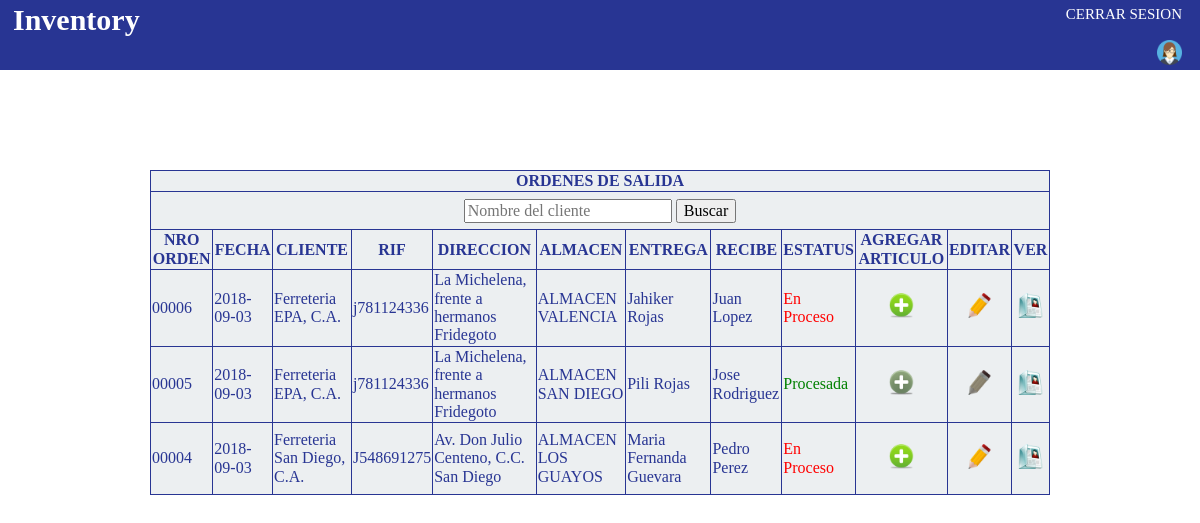
The app's page /listaOrdenesSalida.php with its own data.
### tables this page shows
CREATE TABLE IF NOT EXISTS `orden` (
  `id_orden` int(5) UNSIGNED ZEROFILL NOT NULL AUTO_INCREMENT,
  `tipo` varchar(30) NOT NULL,
  `fecha` date NOT NULL,
  `cliente_proveedor` varchar(30) NOT NULL,
  `rif` varchar(30) NOT NULL,
  `direccion` varchar(120) NOT NULL,
  `almacen` varchar(30) NOT NULL,
  `entrega` varchar(30) NOT NULL,
  `recibe` varchar(30) NOT NULL,
  `estatus` varchar(30) NOT NULL,
  PRIMARY KEY (`id_orden`)
);

### listaOrdenesSalida.php (the view, shortened to what this page needs)
<?php
	include('conexion.php');
	if ($_SESSION['sexo']=='masculino') {
		include('bannerM.php');
	} else {
		include('bannerF.php');
	}
	$sql="SELECT * FROM orden WHERE tipo='salida' ORDER BY id_orden DESC";
	$query=mysqli_query($link,$sql)or die(mysqli_error($link));
	$resultados=mysqli_num_rows($query);
?>
<!DOCTYPE html>
<html>
	<head>
		<link rel="stylesheet" type="text/css" href="css/normalize.css">
		<link rel="stylesheet" type="text/css" href="css/style.css">
	</head>
	<body>
		<table align="center" id="lista1" border="1">
			<tr>
				<th colspan="12">ORDENES DE SALIDA</th>
			</tr>
			<tr>
				<form method="post">
					<th colspan="12" height="35px"><input type="text" name="buscar" placeholder="Nombre del cliente">       <input type="submit" name="busqueda" value="Buscar"></th>
				</form>
			</tr>
			<tr>
				<th>NRO ORDEN</th>
				<th>FECHA</th>
				<th>CLIENTE</th>
				<th>RIF</th>
				<th>DIRECCION</th>
				<th>ALMACEN</th>
				<th>ENTREGA</th>
				<th>RECIBE</th>
				<th>ESTATUS</th>
				<th>AGREGAR ARTICULO</th>
				<th>EDITAR</th>
				<th>VER</th>
			</tr>
			<?php
				if ($resultados==0) { ?>
					<tr>
						<th colspan="12" style="color: red;"><?php echo "NO SE HAN REALIZADO ORDENES DE SALIDA"; ?></th>
					</tr><?php
				} else {
					if (isset($_POST['buscar']) && $_POST['buscar']!='') {
						$sql1="SELECT * FROM orden WHERE cliente_proveedor LIKE '$_POST[buscar] %' OR cliente_proveedor LIKE '% $_POST[buscar] %' OR cliente_proveedor LIKE '% $_POST[buscar]' OR cliente_proveedor LIKE '%$_POST[buscar]%'";
						$query1=mysqli_query($link,$sql1)or die(mysqli_error($link));
						$resultados1=mysqli_num_rows($query1);
						if ($resultados1==0) { ?>
							<tr>
								<th colspan="9" style="color: red;"><?php echo "NO HAY RESULTADOS DE LA BUSQUEDA"; ?></th>
							</tr><?php
						} else {
							while ($row1=mysqli_fetch_array($query1)) { ?>
								<tr>
									<td><?php echo $row1['id_orden']; ?></td>
									<td><?php echo $row1['fecha']; ?></td>
									<td><?php echo $row1['cliente_proveedor']; ?></td>
									<td><?php echo $row1['rif']; ?></td>
									<td><?php echo $row1['direccion']; ?></td>
									<td><?php echo $row1['almacen']; ?></td>
									<td><?php echo $row1['entrega']; ?></td>
									<td><?php echo $row1['recibe']; ?></td>
									<?php
										if ($row1['estatus']=='En Proceso') { ?>
											<td><p style="color: red"><?php echo $row1['estatus']; ?></p></td><?php
										} else { ?>
											<td><p style="color: green"><?php echo $row1['estatus']; ?></p></td><?php
										}
									?>
									<th><a href="inventarioSalida.php?pro=<?php print $row1[0] ?>"><img src="img/add-1-icon.png" id="modificar"></a></th>
									<th><a href="editarOrdenSalida.php?pro=<?php print $row1[0] ?>"><img src="img/Pencil512_44200.png" id="modificar"></a></th>
									<th><a href="verOrdenSalida.php?pro=<?php print $row1[0]; ?>"><img src="img/flash-live-system-ip-ver-1-3-icon-30.png" id="modificar"></a></th>
								</tr><?php
							}
						}
					} else {
						while ($row=mysqli_fetch_array($query)) { ?>
							<tr>
								<td><?php echo $row['id_orden']; ?></td>
								<td><?php echo $row['fecha']; ?></td>
								<td><?php echo $row['cliente_proveedor']; ?></td>
								<td><?php echo $row['rif']; ?></td>
								<td><?php echo $row['direccion']; ?></td>
								<td><?php echo $row['almacen']; ?></td>
								<td><?php echo $row['entrega']; ?></td>
								<td><?php echo $row['recibe']; ?></td>
								<?php
									if ($row['estatus']=='En Proceso') { ?>
										<td><p style="color: red"><?php echo $row['estatus']; ?></p></td>
										<th><a href="inventarioSalida.php?pro=<?php print $row[0] ?>"><img src="img/add-1-icon.png" id="modificar"></a></th>
										<th><a href="editarOrdenSalida.php?pro=<?php print $row[0] ?>"><img src="img/Pencil512_44200.png" id="modificar"></a></th>
										<th><a href="verOrdenSalida.php?pro=<?php print $row[0]; ?>"><img src="img/flash-live-system-ip-ver-1-3-icon-30.png" id="modificar"></a></th><?php
									} else { ?>
										<td><p style="color: green"><?php echo $row['estatus']; ?></p></td>
										<th><a href=""><img src="img/add-2-icon.png" id="modificar"></a></th>
										<th><a href="?>"><img src="img/Pencil512_44201.png" id="modificar"></a></th>
										<th><a href="verOrdenSalida.php?pro=<?php print $row[0]; ?>"><img src="img/flash-live-system-ip-ver-1-3-icon-30.png" id="modificar"></a></th><?php
									} ?>
							</tr><?php
						}
					}
				} ?>
		</table>
	</body>
</html>

### css/style.css (style rules this page uses)
#lista1 { margin-top: 100px; font-family: calibri; background-color: #eceff1; color: #283593; border-collapse: collapse; border-color: #283593; width: 75%; }
#modificar { height: 25px; padding: 5px; }

### records on screen
orden: id_orden "00006", fecha "2018-09-03", cliente_proveedor "Ferreteria EPA, C.A.", rif "j781124336", direccion "La Michelena, frente a hermanos Fridegoto", almacen "ALMACEN VALENCIA", entrega "Jahiker Rojas", recibe "Juan Lopez", estatus "En Proceso"
orden: id_orden "00005", fecha "2018-09-03", cliente_proveedor "Ferreteria EPA, C.A.", rif "j781124336", direccion "La Michelena, frente a hermanos Fridegoto", almacen "ALMACEN SAN DIEGO", entrega "Pili Rojas", recibe "Jose Rodriguez", estatus "Procesada"
orden: id_orden "00004", fecha "2018-09-03", cliente_proveedor "Ferreteria San Diego, C.A.", rif "J548691275", direccion "Av. Don Julio Centeno, C.C. San Diego", almacen "ALMACEN LOS GUAYOS", entrega "Maria Fernanda Guevara", recibe "Pedro Perez", estatus "En Proceso"
